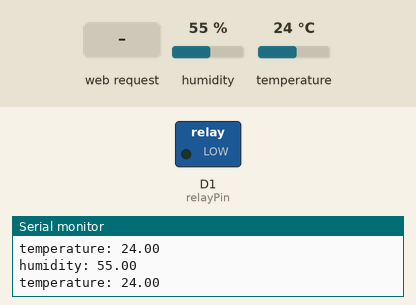
Recording of a sketch running on a simulated ESP8266 (NodeMCU). On the bench: switched loads named in the sketch (green lamp = pin HIGH), the last lines printed to the serial monitor. The inputs (shaded band) are chosen by the test bench; at power-on: humidity 55 %, temperature 24 °C. WiFi joins after 1.5 s; servers stay silent unless stated; EEPROM starts erased.

Above: at 2.8 s.
2.9 s: HTTP request GET /toggleRelay received
At 4.8 s:
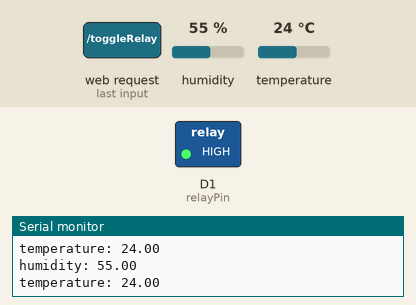
5.1 s: HTTP request GET /threshold received
7.1 s: HTTP request GET /toggleRelay?humThreshold=on received
Timing chart, 0 to 10.1 s (numbered marks = the images above; inputs shaded):
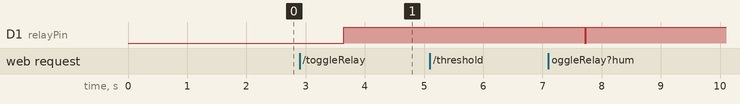

The sketch:

SKIH3113_ASG2_289669.ino
```cpp
#include <EEPROM.h>            // Library for reading and writing to EEPROM
#include <ESP8266WiFi.h>       // Library for WiFi functionality on ESP8266
#include <ESP8266WebServer.h>  // Library for creating a web server on ESP8266
#include <DHT.h>               // Library for DHT sensor

#define DHTPIN D4          // Define the pin where the DHT sensor is connected
#define DHTTYPE DHT11      // Define the type of DHT sensor
DHT dht(DHTPIN, DHTTYPE);  // Initialize the DHT sensor

ESP8266WebServer server(80);      // Create a web server object on port 80
String ssid, password, deviceID;  // Variables to store WiFi credentials and device ID
String content;                   // Variable to store HTML content
float temperature, humidity;      // Variables to store temperature and humidity readings
const int relayPin = 5;           // GPIO5 (D1) for relay control
bool relayState = LOW;            // Initial relay state
bool manualRelayControl = false;  // Flag to indicate manual relay control
bool isAPMode = false;            // Flag to indicate if the ESP is in AP mode

void readData();                                                                                // Function to read data from EEPROM
boolean testWiFi();                                                                             // Function to test WiFi connection
void handleData();                                                                              // Function to handle data requests
void handleToggleRelay();                                                                       // Function to handle relay toggle requests
void writeData(String a, String b, String c, bool d, float tempThreshold, float humThreshold);  // Function to write data to EEPROM

float tempThreshold = 35.0;  // Default temperature threshold
float humThreshold = 90.0;   // Default humidity threshold

void setup() {
  Serial.begin(115200);  // Initialize serial communication at 115200 baud rate
  EEPROM.begin(512);     // Initialize EEPROM with 512 bytes of space
  delay(100);            // Delay for 100 milliseconds

  pinMode(relayPin, OUTPUT);           // Set relay pin as an output
  digitalWrite(relayPin, relayState);  // Set initial relay state

  readData();   // Read stored data from EEPROM
  dht.begin();  // Initialize the DHT sensor

  if (testWiFi()) {  // Test WiFi connection
    launchWeb(0);    // Launch web server in WiFi mode
  } else {
    const char* ssidap = "NodeMCU-AP";  // SSID for Access Point mode
    const char* passap = "";            // Password for Access Point mode
    WiFi.mode(WIFI_AP);                 // Set WiFi mode to Access Point
    WiFi.softAP(ssidap, passap);        // Start Access Point with specified SSID and password
    Serial.print("AP mode-http://");    // Print AP mode message to serial
    Serial.println(WiFi.softAPIP());    // Print Access Point IP address
    launchWeb(1);                       // Launch web server in Access Point mode
  }
}

void launchWeb(int webtype) {
  createWebServer(webtype);  // Create web server based on mode
  server.begin();            // Start the web server
  isAPMode = (webtype == 1); // Set the flag based on the mode
}

void loop() {
  server.handleClient();  // Handle incoming client requests

  if (!isAPMode) {  // Only read and print sensor data if not in AP mode
    humidity = dht.readHumidity();        // Read humidity from DHT sensor
    temperature = dht.readTemperature();  // Read temperature from DHT sensor
    Serial.print("humidity: ");           // Print humidity to serial
    Serial.println(humidity);             // Print humidity value to serial
    Serial.print("temperature: ");        // Print temperature to serial
    Serial.println(temperature);          // Print temperature value to serial

    if (!manualRelayControl) {  // Check if relay control is not manual
      if (temperature > tempThreshold || humidity > humThreshold) {
        digitalWrite(relayPin, HIGH);  // Turn on the relay if conditions are met
        relayState = true;             // Set relay state to true
      } else {
        digitalWrite(relayPin, LOW);  // Turn off the relay if conditions are not met
        relayState = false;           // Set relay state to false
      }
    }
    checkWiFiConnection();  // Check WiFi connection status and handle reconnection
  }
  delay(1000);  // Delay for 1 second
}

void createWebServer(int webtype) {
  if (webtype == 0) {
    server.on("/", []() {
      String content = R"=====(
<!DOCTYPE HTML>
<html>
<head>
  <title>Humidifier Tracking Web Server</title>
  <meta name="viewport" content="width=device-width, initial-scale=1">
  <style>
    html { font-family: Arial; display: inline-block; margin: 0px auto; text-align: center; }
    h1 { font-size: 2.5rem; color: #ffffff; background-color: #00a6b6; padding: 20px; }
    h2 { font-size: 2.0rem; color: #333; }
    h3 { font-size: 1.5rem; color: #ffffff; background-color: #00a6b6; padding: 10px; margin: 0; }
    p { font-size: 1.5rem; margin: 10px 0; }
    .container { width: 80%; margin: 20px auto; border: 1px solid #ddd; border-radius: 10px; overflow: hidden; }
    .header { background-color: #00a6b6; color: #ffffff; padding: 10px 0; }
    .content { padding: 20px; background-color: #f9f9f9; }
    .row { display: flex; justify-content: space-between; margin: 10px 0; }
    .row p { margin: 0; }
    button { font-size: 1.2rem; padding: 10px 20px; margin-top: 20px; background-color: #00a6b6; color: #ffffff; border: none; border-radius: 5px; cursor: pointer; }
    button:hover { background-color: #008a99; }
    input[type='text'] { font-size: 1.2rem; padding: 10px; margin: 10px 0; width: 80%; }
  </style>
</head>
<body>
  <h1>Humidifier Tracking Web Server</h1>
  <h2>WiFi Mode</h2>
  <p>Welcome back, )====="+ String(deviceID) + R"=====()</p>
  <p>SSID: )=====" + String(ssid)+ R"=====()</p>
  <div class="container">
    <div class="header">Current Value</div>
    <div class="content">
      <div class="row"><p>Temperature:</p><p><span id='temperature'>)====="+ String(temperature, 2) + R"=====(&deg;C</span></p></div>
      <div class="row"><p>Humidity:</p><p><span id='humidity'>)====="+ String(humidity, 2) + R"=====(%</span></p></div>
    </div>
  </div>
  <div class="container">
    <div class="header">Current Threshold</div>
    <div class="content">
      <div class="row"><p>Temperature:</p><p><span id='tempThreshold'>)====="+ String(tempThreshold, 2) + R"=====(&deg;C</span></p></div>
      <div class="row"><p>Humidity:</p><p><span id='humThreshold'>)====="+ String(humThreshold, 2) + R"=====(%</span></p></div>
      <form method='get' action='threshold'>
        <label for='tempThreshold'>Temperature Threshold: </label><br><input type='text' id='tempThreshold' name='tempThreshold' value=')=====" + String(tempThreshold) + R"=====(' maxlength='5'><br>
        <label for='humThreshold'>Humidity Threshold: </label><br><input type='text' id='humThreshold' name='humThreshold' value=')====="+ String(humThreshold) + R"=====(' maxlength='5'><br>
        <input type='submit' value='Update Thresholds'>
      </form>
    </div>
  </div>
  <div class="container">
    <div class="header">Relay Status</div>
    <div class="content">
      <div class="row"><p>Status:</p><p><span id='relayState'>)====="+ String(relayState ? "ON" : "OFF") + R"=====()</span></p></div>
      <button id='toggleButton' onclick="toggleRelay()">)====="+ String(relayState ? "Turn Off" : "Turn On") + R"=====() Relay</button>
    </div>
  </div>
  <script>
    function fetchData() {
      fetch('/data').then(response => response.json()).then(data => {
        document.getElementById('temperature').innerHTML = data.temperature.toFixed(2) + '&deg;C';
        document.getElementById('humidity').innerText = data.humidity.toFixed(2) + '%';
        document.getElementById('relayState').innerText = data.relayState ?'ON' : 'OFF';
        document.getElementById('toggleButton').innerText = data.relayState ? 'Turn Off Relay' : 'Turn On Relay';
        document.getElementById('tempThreshold').innerHTML = data.tempThreshold.toFixed(2) + '&deg;C';
        document.getElementById('humThreshold').innerText = data.humThreshold.toFixed(2) + '%';
      });
    }
    function toggleRelay() {
      fetch('/toggleRelay').then(response => response.json()).then(data => {
        document.getElementById('relayState').innerText = data.relayState ? 'ON' : 'OFF';
        document.getElementById('toggleButton').innerText = data.relayState ? 'Turn Off Relay' : 'Turn On Relay';
      });
    }
    setInterval(fetchData, 1000);  // Fetch data every second
  </script>
</body>
</html>
)=====";
      server.send(200, "text/html", content);  // Send the HTML content to the client
    });

    server.on("/data", handleData);                // Handle data requests
    server.on("/toggleRelay", handleToggleRelay);  // Handle relay toggle requests
    server.on("/threshold", []() {
      tempThreshold = server.arg("tempThreshold").toFloat();                         // Update temperature threshold
      humThreshold = server.arg("humThreshold").toFloat();                           // Update humidity threshold
      writeData(ssid, password, deviceID, relayState, tempThreshold, humThreshold);  // Write updated data to EEPROM
      content = "Thresholds updated successfully. <a href='/'>Go back</a>";          // Confirmation message
      server.send(200, "text/html", content);                                        // Send confirmation message to the client
    });
  }

  if (webtype == 1) {  // Access Point mode
    server.on("/", []() {
      String content = R"=====(
<!DOCTYPE HTML>
<html>
<head>
  <title>Access Point Mode</title>
  <meta name="viewport" content="width=device-width, initial-scale=1">
  <style>
    html { font-family: Arial; display: inline-block; margin: 0px auto; text-align: center; }
    h1 { font-size: 2.5rem; color: #333; }
    h2 { font-size: 2.0rem; color: #555; }
    p { font-size: 1.5rem; color: #666; }
    label { font-size: 1.2rem; color: #444; }
    input[type='text'], input[type='password'] { font-size: 1.2rem; padding: 10px; margin: 10px 0; width: 80%; }
    input[type='submit'] { font-size: 1.5rem; padding: 10px 20px; margin-top: 20px; }
    form { margin: 20px 0; }
  </style>
</head>
<body>
  <h1>Access Point Mode</h1>
  <h2>Welcome to NodeMCU WiFi Configuration</h2>
  <p><b>Your current configuration</b></p>
  <p>SSID: )=====" + ssid + R"=====(<br>
  Password: )=====" + password+ R"=====(
  </p>
  <p><b>New configuration</b></p>
  <form method='get' action='setting'>
    <label for='SSID'>SSID: </label><br><input type='text' id='SSID' name='SSID' maxlength='32'><br>
    <label for='password'>Password: </label><br><input type='password' id='password' name='password' maxlength='32'><br>
    <label for='deviceID'>Device ID: </label><br><input type='text' id='deviceID' name='deviceID' maxlength='32'><br>
    <label for='initialStatus'>Initial Device Status: </label><br>
    <input type='radio' id='statusOn' name='initialStatus' value='on'><label for='statusOn'>On</label><br>
    <input type='radio' id='statusOff' name='initialStatus' value='off' checked><label for='statusOff'>Off</label><br>
    <br><input type='submit' value='Save Configuration'>
  </form>
</body>
</html>
)=====";
      server.send(200, "text/html", content);  // Send HTML content to the client
    });

    server.on("/setting", []() {
      ssid = server.arg("SSID");                           // Get SSID from the form
      password = server.arg("password");                   // Get password from the form
      deviceID = server.arg("deviceID");                   // Get device ID from the form
      String initialStatus = server.arg("initialStatus");  // Get initial status from the form
      relayState = (initialStatus == "on");                // Set relay state based on initial status

      writeData(ssid, password, deviceID, relayState, tempThreshold, humThreshold);  // Write data to EEPROM
      content = "Success. Please reboot to take effect";                             // Confirmation message
      server.send(200, "text/html", content);                                        // Send confirmation message to the client
    });
  }
}

void handleData() {
  // Create JSON response with current data
  String json = "{\"temperature\":" + String(temperature) + ", \"humidity\":" + String(humidity) + ", \"relayState\":" + String(relayState ? "true" : "false") + ", \"tempThreshold\":" + String(tempThreshold) + ", \"humThreshold\":" + String(humThreshold) + "}";
  server.send(200, "application/json", json);  // Send JSON response to the client
}

void handleToggleRelay() {
  relayState = !relayState;                         // Toggle the relay state
  digitalWrite(relayPin, relayState ? HIGH : LOW);  // Update relay pin state
  manualRelayControl = true;                        // Indicate manual relay control

  if (!relayState) {
    manualRelayControl = false;  // Reset manual control flag if relay is off
  }

  // Create JSON response with new relay state
  String json = "{\"relayState\":" + String(relayState ? "true" : "false") + "}";
  server.send(200, "application/json", json);  // Send JSON response to the client

  // Print to Serial for debugging
  Serial.println("Relay toggled via web interface");
  Serial.print("New relay state: ");
  Serial.println(relayState ? "ON" : "OFF");
}

boolean testWiFi() {
  WiFi.begin(ssid.c_str(), password.c_str());  // Start WiFi connection
  int c = 0;                                   // Counter for connection attempts
  while (c < 15) {                             // Try to connect for 15 attempts
    if (WiFi.status() == WL_CONNECTED) {       // Check if connected
      Serial.println();                        // New line for readability
      Serial.print("WiFi Status: ");           // Print WiFi status
      Serial.println(WiFi.status());           // Print WiFi status value
      Serial.print("WiFi local IP: ");         // Print local IP
      Serial.println(WiFi.localIP());          // Print local IP address
      return true;                             // Return true if connected
    }
    Serial.print(".");  // Print dot for each attempt
    delay(500);         // Delay for 500 milliseconds
    c++;                // Increment counter
  }
  Serial.println("Connection time out");  // Print timeout message
  return false;                           // Return false if not connected
}

void checkWiFiConnection() {
  if (WiFi.status() != WL_CONNECTED) {
    Serial.println("WiFi connection lost. Attempting to reconnect...");
    WiFi.disconnect();
    delay(1000);
    WiFi.begin(ssid.c_str(), password.c_str());

    int attempts = 0;
    while (WiFi.status() != WL_CONNECTED && attempts < 15) {
      delay(500);
      Serial.print(".");
      attempts++;
    }

    if (WiFi.status() == WL_CONNECTED) {
      Serial.println("\nReconnected to WiFi");
      Serial.print("WiFi local IP: ");
      Serial.println(WiFi.localIP());
    } else {
      Serial.println("\nFailed to reconnect to WiFi. Switching to AP mode.");
      const char* ssidap = "NodeMCU-AP";
      const char* passap = "";
      WiFi.mode(WIFI_AP);
      WiFi.softAP(ssidap, passap);
      Serial.print("AP mode-http://");
      Serial.println(WiFi.softAPIP());
      launchWeb(1);
    }
  }
}

void writeData(String a, String b, String c, bool d, float tempThresh, float humThresh) {
  Serial.println("Writing to EEPROM");                               // Print message to serial
  Serial.println("SSID to write: " + a);                             // Print SSID
  Serial.println("Password to write: " + b);                         // Print password
  Serial.println("Device ID to write: " + c);                        // Print device ID
  Serial.println("Relay state to write: " + String(d));              // Print relay state
  Serial.println("Temp threshold to write: " + String(tempThresh));  // Print temp threshold
  Serial.println("Hum threshold to write: " + String(humThresh));    // Print hum threshold

  // Write SSID to EEPROM
  for (int i = 0; i < 20; i++) {
    if (i < a.length()) {
      EEPROM.write(i, a[i]);  // Write each character of SSID
    } else {
      EEPROM.write(i, 0);  // Write null character if SSID is shorter
    }
  }

  // Write Password to EEPROM
  for (int i = 20; i < 40; i++) {
    if (i - 20 < b.length()) {
      EEPROM.write(i, b[i - 20]);  // Write each character of password
    } else {
      EEPROM.write(i, 0);  // Write null character if password is shorter
    }
  }

  // Write Device ID to EEPROM
  for (int i = 40; i < 60; i++) {
    if (i - 40 < c.length()) {
      EEPROM.write(i, c[i - 40]);  // Write each character of device ID
    } else {
      EEPROM.write(i, 0);  // Write null character if device ID is shorter
    }
  }

  // Write Relay State to EEPROM
  EEPROM.write(60, d ? 1 : 0);  // Write 1 if relay state is true, otherwise 0

  // Write Temperature Threshold to EEPROM
  EEPROM.put(61, tempThresh);  // Write temperature threshold starting at address 61

  // Write Humidity Threshold to EEPROM
  EEPROM.put(65, humThresh);  // Write humidity threshold starting at address 65

  EEPROM.commit();                     // Commit changes to EEPROM
  Serial.println("Write successful");  // Print success message
}

void readData() {
  Serial.println("Reading from EEPROM....");  // Print message to serial
  char ssidArr[21];                           // Array to store SSID (20 characters + null terminator)
  char passwordArr[21];                       // Array to store password (20 characters + null terminator)
  char deviceIDArr[21];                       // Array to store device ID (20 characters + null terminator)

  // Read SSID from EEPROM
  for (int i = 0; i < 20; i++) {
    ssidArr[i] = char(EEPROM.read(i));  // Read each character of SSID
  }
  ssidArr[20] = '\0';  // Null terminate the SSID string

  // Read Password from EEPROM
  for (int i = 20; i < 40; i++) {
    passwordArr[i - 20] = char(EEPROM.read(i));  // Read each character of password
  }
  passwordArr[20] = '\0';  // Null terminate the password string

  // Read Device ID from EEPROM
  for (int i = 40; i < 60; i++) {
    deviceIDArr[i - 40] = char(EEPROM.read(i));  // Read each character of device ID
  }
  deviceIDArr[20] = '\0';  // Null terminate the device ID string

  ssid = String(ssidArr);          // Convert SSID array to String
  password = String(passwordArr);  // Convert password array to String
  deviceID = String(deviceIDArr);  // Convert device ID array to String

  relayState = EEPROM.read(60) == 1;  // Read relay state from EEPROM

  // Read Temperature Threshold from EEPROM
  EEPROM.get(61, tempThreshold);  // Get temperature threshold starting at address 61

  // Read Humidity Threshold from EEPROM
  EEPROM.get(65, humThreshold);  // Get humidity threshold starting at address 65

  // Print read values to serial
  Serial.println("WiFi SSID from EEPROM: " + ssid);
  Serial.println("WiFi password from EEPROM: " + password);
  Serial.println("Device ID from EEPROM: " + deviceID);
  Serial.println("Relay state from EEPROM: " + String(relayState));
  Serial.println("Temp threshold from EEPROM: " + String(tempThreshold));
  Serial.println("Hum threshold from EEPROM: " + String(humThreshold));
  Serial.println("Reading successful");  // Print success message
}
```

Measured:
- after the input at 2.9 s, D1 (relayPin): LOW → HIGH after 0.75 s
- after the input at 7.1 s, D1 (relayPin): HIGH → LOW after 0.62 s, → HIGH 0.02 s later
